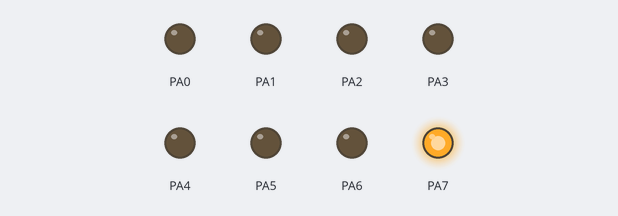
Bench run of a program on a simulated ATmega32, built with avr-gcc and emulated at 16 MHz. On the bench: output pins drawn as LEDs (lit = HIGH).

Above: at 0.2 s.
At 1.2 s:
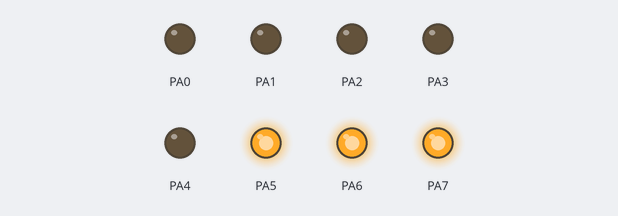
At 2.2 s:
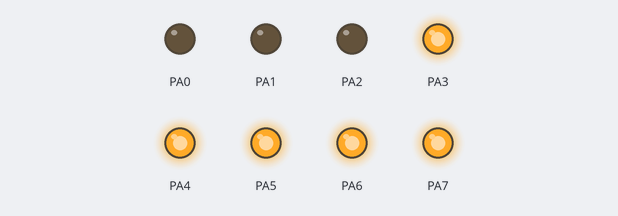
At 4.7 s:
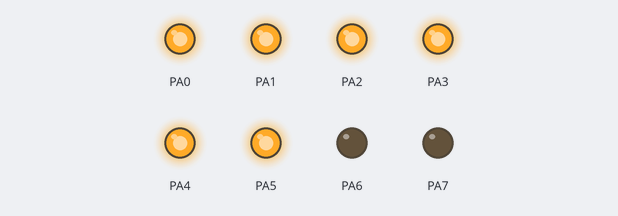
At 7.2 s:
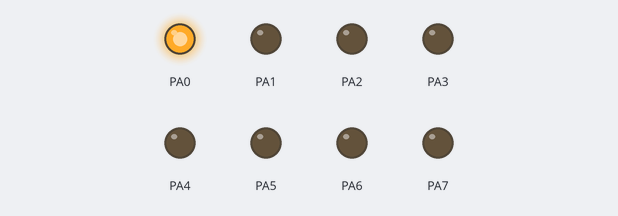
At 9.7 s:
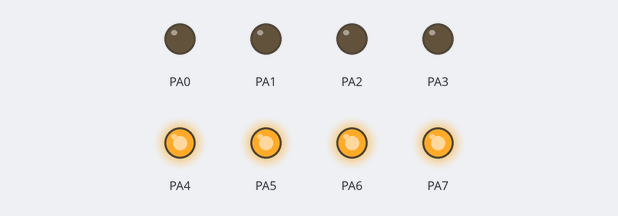
Timing chart, 0 to 10.4 s (numbered marks = the images above):
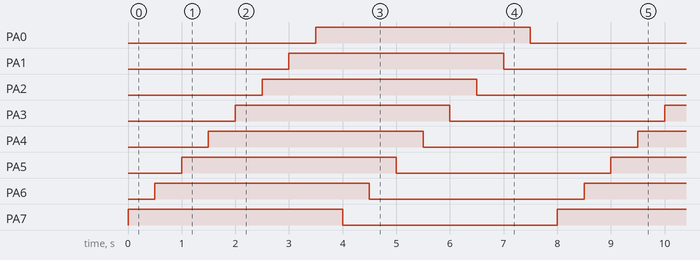

The program:

main.c
```c
/*
 * main.c
 *
 *  Created on: Mar 9, 2023
 *      Author: Sherif Ahmed
 */
#include<stdio.h>
#include <util/delay.h>
typedef unsigned char u8 ;
#define PORTA    	*((u8*)0x3B)
#define DDRA     	*((u8*)0x3A)
#define PINA    	*((volatile u8*)0x39)
int main()
{
	DDRA = 0xff ; //direction of 8 bits as output
	PORTA = 0 ;
	while (1)
	{
	for(int i = 7 ; i>=0 ; i--)
		{
			PORTA |= (1<<i) ;
			_delay_ms(500) ;
		}
	for(int i = 7 ; i>=0 ; i--)
		{
			PORTA &= ~(1<<i) ;
			_delay_ms(500) ;
		}
	}


}
```

Measured:
- by itself, PA0–7: alternates HIGH for 4.0 s and LOW for 4.0 s
- by itself, everything shown: repeats every 8.0 s, in 16 steps
